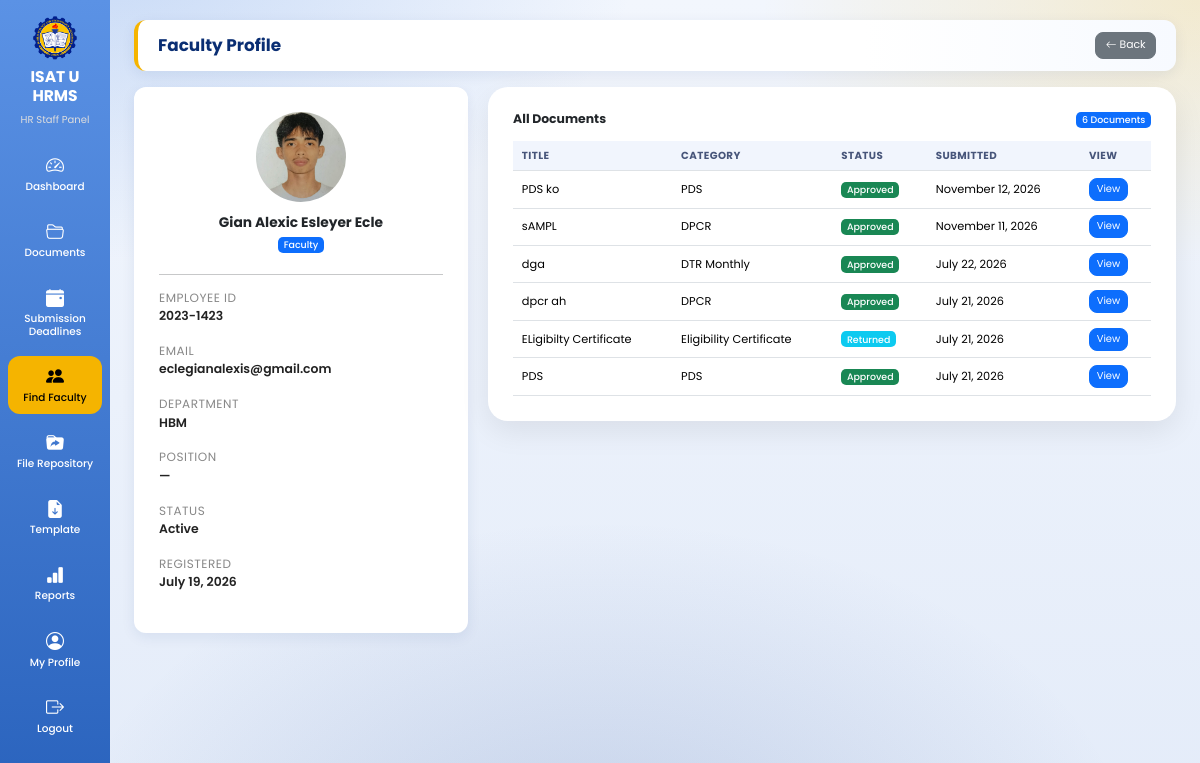
The page /hr_staff/faculty_profile.php?id=12 (signed in) on the database its author committed.
### tables this page shows
CREATE TABLE `users` (
  `user_id` int(11) NOT NULL AUTO_INCREMENT,
  `employee_id` varchar(50) DEFAULT NULL,
  `first_name` varchar(100) NOT NULL,
  `middle_name` varchar(100) DEFAULT NULL,
  `last_name` varchar(100) NOT NULL,
  `email` varchar(150) NOT NULL,
  `password` varchar(255) NOT NULL,
  `role` varchar(20) NOT NULL,
  `department` varchar(150) DEFAULT NULL,
  `position_title` varchar(150) DEFAULT NULL,
  `profile_picture` varchar(255) DEFAULT NULL,
  `reset_token` varchar(255) DEFAULT NULL,
  `reset_token_expiry` datetime DEFAULT NULL,
  `status` varchar(20) DEFAULT 'active',
  `created_at` timestamp NOT NULL DEFAULT current_timestamp(),
  PRIMARY KEY (`user_id`)
);

CREATE TABLE `documents` (
  `document_id` int(11) NOT NULL AUTO_INCREMENT,
  `user_id` int(11) NOT NULL,
  `category_id` int(11) NOT NULL,
  `deadline_id` int(11) DEFAULT NULL,
  `document_title` varchar(255) NOT NULL,
  `faculty_comment` text DEFAULT NULL,
  `file_name` varchar(255) NOT NULL,
  `file_path` varchar(500) NOT NULL,
  `file_size` int(11) DEFAULT NULL,
  `remarks` text DEFAULT NULL,
  `status` varchar(50) DEFAULT 'Pending',
  `is_archived` tinyint(1) NOT NULL DEFAULT 0,
  `submitted_at` timestamp NOT NULL DEFAULT current_timestamp(),
  `hr_remarks` text DEFAULT NULL,
  PRIMARY KEY (`document_id`)
);

CREATE TABLE `document_categories` (
  `category_id` int(11) NOT NULL AUTO_INCREMENT,
  `category_name` varchar(255) NOT NULL,
  PRIMARY KEY (`category_id`)
);

### hr_staff/faculty_profile.php (the view, shortened to what this page needs)
<?php
include "../db.php";
$user_id = (int)$_GET['id'];
$user = mysqli_fetch_assoc(mysqli_query($conn, "SELECT * FROM users WHERE user_id = '$user_id'"));
$documents = mysqli_query($conn, "
SELECT d.*, dc.category_name
FROM documents d
LEFT JOIN document_categories dc ON d.category_id = dc.category_id
WHERE d.user_id = '$user_id'
ORDER BY d.submitted_at DESC
");
$total_docs = mysqli_num_rows($documents);
?>
<!DOCTYPE html>
<html lang="en">
<head>
<link href="https://cdn.jsdelivr.net/npm/bootstrap@5.3.3/dist/css/bootstrap.min.css" rel="stylesheet">
<link href="https://cdn.jsdelivr.net/npm/bootstrap-icons@1.11.3/font/bootstrap-icons.css" rel="stylesheet">
<link rel="stylesheet" href="../assets/ui.css">
</head>
<body>
<div class="sidebar">
    <a href="dashboard.php" title="Go to Dashboard" style="padding:0;margin:0 auto 4px;background:none;display:block;width:fit-content;text-decoration:none;"><img src="../images/isatu_logo.png"></a>
    <h3>ISAT U HRMS</h3>
    <p>HR Staff Panel</p>
    <a href="dashboard.php"><i class="bi bi-speedometer2"></i> Dashboard</a>
    <a href="documents.php"><i class="bi bi-folder2-open"></i> Documents</a>
    <a href="deadlines.php"><i class="bi bi-calendar-event-fill"></i> Submission Deadlines</a>
    <a href="find_faculty.php" class="active"><i class="bi bi-people-fill"></i> Find Faculty</a>
<a href="repository.php"><i class="bi bi-folder-symlink-fill"></i> File Repository</a>
<a href="templates.php"><i class="bi bi-file-earmark-arrow-down-fill"></i> Template</a>
    <a href="reports.php"><i class="bi bi-bar-chart-fill"></i> Reports</a>
    <a href="profile.php"><i class="bi bi-person-circle"></i> My Profile</a>
    <a href="../logout.php" onclick="return confirm('Are you sure you want to log out?')"><i class="bi bi-box-arrow-right"></i> Logout</a>
</div>
<div class="main">
<div class="topbar">
    <h2>Faculty Profile</h2>
    <a href="find_faculty.php" class="btn btn-secondary"><i class="bi bi-arrow-left"></i> Back</a>
</div>
<div class="row g-4 align-items-start">
    <div class="col-xl-4 col-lg-5">
        <div class="profile-card h-100">
            <div class="text-center mb-4">
                <?php if (!empty($user['profile_picture']) && file_exists('../uploads/profile_pictures/'.$user['profile_picture'])): ?>
                    <img src="../uploads/profile_pictures/<?php echo htmlspecialchars($user['profile_picture']); ?>"
                         class="mx-auto mb-3" style="width:90px;height:90px;border-radius:50%;object-fit:cover;display:block;">
                <?php else: ?>
                    <div class="avatar mx-auto mb-3">
                        <?php echo strtoupper(substr($user['first_name'],0,1)); ?>
                    </div>
                <?php endif; ?>
                <h4 class="fw-bold mb-1">
                    <?php echo htmlspecialchars($user['first_name'].' '.$user['middle_name'].' '.$user['last_name']); ?>
                </h4>
                <span class="badge bg-primary"><?php echo htmlspecialchars(ucfirst($user['role'])); ?></span>
            </div>
            <hr>
            <div class="profile-grid">
                <div><label>Employee ID</label><p><?php echo htmlspecialchars($user['employee_id']); ?></p></div>
                <div><label>Email</label><p><?php echo htmlspecialchars($user['email']); ?></p></div>
                <div><label>Department</label><p><?php echo htmlspecialchars($user['department']); ?></p></div>
                <div><label>Position</label><p><?php echo htmlspecialchars($user['position_title'] ?: '—'); ?></p></div>
                <div><label>Status</label><p><?php echo htmlspecialchars($user['status']); ?></p></div>
                <div><label>Registered</label><p><?php echo date("F d, Y", strtotime($user['created_at'])); ?></p></div>
            </div>
        </div>
    </div>
    <div class="col-xl-8 col-lg-7">
        <div class="documents-card h-100">
            <div class="d-flex justify-content-between align-items-center mb-3">
                <h5 class="fw-bold mb-0">All Documents</h5>
                <span class="badge bg-primary"><?php echo $total_docs; ?> Documents</span>
            </div>
            <div class="table-responsive">
            <table class="table table-hover align-middle">
                <thead>
                    <tr>
                        <th>Title</th>
                        <th>Category</th>
                        <th>Status</th>
                        <th>Submitted</th>
                        <th>View</th>
                    </tr>
                </thead>
                <tbody>
                <?php if ($total_docs > 0): while ($doc = mysqli_fetch_assoc($documents)):
                    $color = "secondary";
                    if ($doc['status']=="Approved") $color="success";
                    elseif ($doc['status']=="Pending") $color="warning";
                    elseif ($doc['status']=="Rejected") $color="danger";
                    elseif ($doc['status']=="Returned") $color="info";
                ?>
                    <tr>
                        <td><?php echo htmlspecialchars($doc['document_title']); ?></td>
                        <td><?php echo htmlspecialchars($doc['category_name']); ?></td>
                        <td><span class="badge bg-<?php echo $color; ?>"><?php echo htmlspecialchars($doc['status']); ?></span></td>
                        <td><?php echo date("F d, Y", strtotime($doc['submitted_at'])); ?></td>
                        <td>
                            <a href="<?php echo htmlspecialchars($doc['file_path']); ?>" target="_blank" class="btn btn-primary btn-sm">View</a>
                        </td>
                    </tr>
                <?php endwhile; else: ?>
                    <tr><td colspan="5" class="text-center py-5">No documents found.</td></tr>
                <?php endif; ?>
                </tbody>
            </table>
            </div>
        </div>
    </div>
</div>
</div>
</body>
</html>

### assets/ui.css (style rules this page uses)
html { font-size:13.5px !important; }
body { font-size:.92rem; background: radial-gradient(900px 500px at 8% -5%, rgba(91,146,229,.28), transparent 60%), radial-gradient(800px 480px at 100% 0%, rgba(245,180,0,.18), transparent 55%), radial-gradient(900px 600px at 50% 110%, rgba(18,60,146,.16), transparent 60%), linear-gradient(180deg,#f2f6fd 0%,#e4ecf9 100%) !important; background-attachment:fixed !important; }
h2 { font-size:1.3rem !important; }
h3 { font-size:1.15rem !important; }
h4 { font-size:1.02rem !important; }
h5 { font-size:.92rem !important; }
.topbar h2,.page-header h2,.page-header h3 { font-size:1.25rem !important; }
.main { padding:20px 24px !important; }
.topbar { padding:12px 20px !important;border-radius:12px !important;margin-bottom:16px !important; box-shadow:0 4px 14px rgba(10,46,115,.08) !important; border-left:4px solid #F5B400; background:linear-gradient(90deg,#fff 70%,#f7faff) !important; }
.stat-card,.chart-card,.card,.profile-card,.card-box { border-radius:12px !important;box-shadow:0 4px 14px rgba(10,46,115,.08) !important; }
.table { font-size:.84rem;margin-bottom:0; }
.table>:not(caption)>*>* { padding:.5rem .65rem !important; }
.table thead th { font-size:.76rem;text-transform:uppercase;letter-spacing:.4px;color:#47557a;background:#f1f5fd !important; }
.btn { font-size:.8rem;padding:.32rem .7rem;border-radius:8px; }
.btn-sm { font-size:.74rem !important;padding:.22rem .5rem !important; }
.badge { font-size:.7rem;font-weight:500;padding:.35em .6em; }
.table-responsive { font-size:.84rem; }

### hr_staff/faculty_profile.php (style rules this page uses)
* { margin:0;padding:0;box-sizing:border-box;font-family:'Poppins',sans-serif; }
body { background:#eef3fb;overflow-x:hidden; }
.sidebar { position:fixed;top:0;left:0;width:110px;height:100vh;background:linear-gradient(180deg,#5b92e5,#2a63bd);padding:16px 8px;overflow-y:auto;overflow-x:hidden;z-index:999; }
.sidebar img { width:44px;display:block;margin:auto; }
.sidebar h3 { color:#fff;text-align:center;margin-top:8px;font-weight:700;font-size:12px;line-height:1.2; }
.sidebar p { color:#ddd;text-align:center;margin-bottom:18px;font-size:10px; }
.sidebar a { display:flex;flex-direction:column;align-items:center;justify-content:center;gap:4px;padding:10px 4px;margin-bottom:8px;text-decoration:none;color:#fff;border-radius:12px;transition:.3s;font-weight:500;font-size:10.5px;line-height:1.2;text-align:center;word-break:break-word;white-space:normal; }
.sidebar a i { font-size:18px; }
.sidebar a.active { background:#F5B400;color:#000; }
.main { margin-left:110px;padding:30px; }
.topbar { background:#fff;padding:20px 30px;border-radius:18px;box-shadow:0 8px 20px rgba(0,0,0,.08);display:flex;justify-content:space-between;align-items:center;margin-bottom:25px; }
.topbar h2 { margin:0;font-size:26px;font-weight:700;color:#0A2E73; }
.profile-card,.documents-card { background:#fff;padding:25px;border-radius:20px;box-shadow:0 10px 30px rgba(0,0,0,.08); }
.profile-grid div { margin-bottom:16px; }
.profile-grid label { font-size:12px;color:#888;text-transform:uppercase;letter-spacing:.5px; }
.profile-grid p { font-weight:600;color:#222;margin:0;overflow-wrap:break-word;word-break:break-word; }
.table thead { background:#0A2E73;color:#fff; }

### rows shown on the page
users: profile_picture (picture), first_name+middle_name+last_name "Gian Alexic Esleyer Ecle", role "Faculty", employee "2023-1423", email "eclegianalexis@gmail.com", department "HBM", position_title "—", status "Active", created_at "July 19, 2026"
documents: document_title "PDS ko", category.category_name "PDS", status "Approved", submitted_at "November 12, 2026"
documents: document_title "sAMPL", category.category_name "DPCR", status "Approved", submitted_at "November 11, 2026"
documents: document_title "dga", category.category_name "DTR Monthly", status "Approved", submitted_at "July 22, 2026"
documents: document_title "dpcr ah", category.category_name "DPCR", status "Approved", submitted_at "July 21, 2026"
documents: document_title "ELigibilty Certificate", category.category_name "Eligibility Certificate", status "Returned", submitted_at "July 21, 2026"
documents: document_title "PDS", category.category_name "PDS", status "Approved", submitted_at "July 21, 2026"

### other values the page prints
$total_docs "6"
